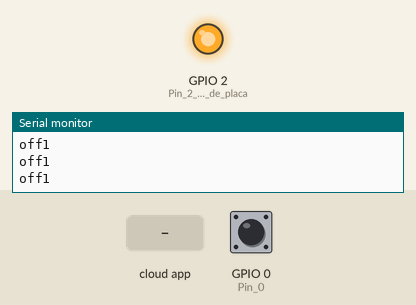
This sketch was run on a simulated ESP8266 (NodeMCU). On the bench: output pins drawn as LEDs (lit = HIGH), the last lines printed to the serial monitor. Inputs (shaded band) come from the test bench; at power-on: GPIO 0 (Pin_0) HIGH. WiFi joins after 1.5 s; servers stay silent unless stated; the Firebase database answers and starts empty.

Above: at 4.2 s.
4.3 s: the phone or cloud app sets Led1Status to 1
At 5.7 s:
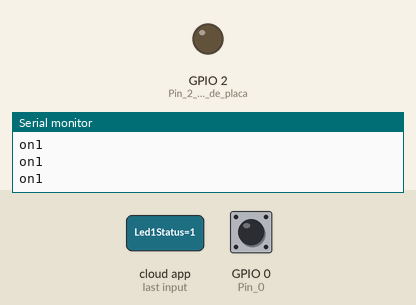
6.3 s: the phone or cloud app sets Led1Status to 0
At 6.7 s:
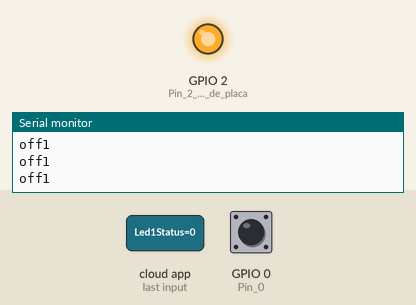
9.3 s: the phone or cloud app sets ESP8266 to 255
At 10.7 s:
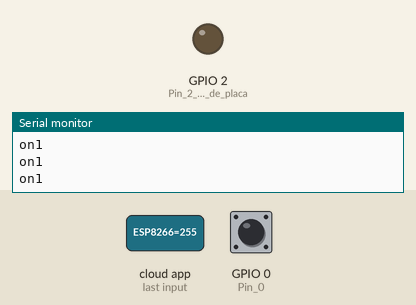
Timing chart, 0 to 12.1 s (numbered marks = the images above; inputs shaded):
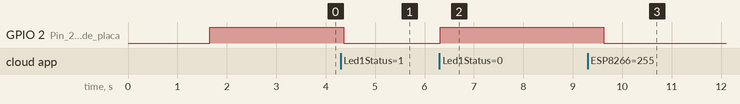

The sketch:

ESP8266_Pruebas1_WIFI.ino
```cpp
#include <FirebaseESP8266.h>
#include <ESP8266WiFi.h>
#include <Espalexa.h>


#define WIFI_SSID "TP-Link_6070"    //Nombre de WIFI.
#define WIFI_PASSWORD "84867988"    //PASSWORD.

#define FIREBASE_HOST "esp32-1-eeafc-default-rtdb.firebaseio.com"   //FireBase url.
#define FIREBASE_AUTH "mCoEtvu3R1BJoeiixKE5dbohGvnTGl4C2aH2d6mY"    //FireBase Codigo base de datos.
FirebaseData firebaseData;

Espalexa Alexa;

//funciones
boolean ConectarWifi();   //Funcion para conectar WIFI.

void FocoSala(uint8_t brightness);

bool i=true;
bool estado=false;

void setup() {
  pinMode(2,OUTPUT);      //Pin 2 es LED de placa.
  pinMode(0, INPUT_PULLUP);     //Pin 0

  //Inicializa
  Serial.begin(115200);   //Inicio comunicación serial
  ConectarWifi();         //Inicio conexión WIFI

  //Conectar a base de datos.
  if (ConectarWifi){
    Firebase.begin(FIREBASE_HOST, FIREBASE_AUTH);
    Firebase.reconnectWiFi(true);
    Serial.println("Conectado de base de datos...");

    Alexa.addDevice("ESP8266", FocoSala);

    }
  else{
    Serial.println("No Conectado de base de datos...");
    }

    Alexa.begin();

  attachInterrupt(digitalPinToInterrupt(0),parpadeo,FALLING);
}

 void parpadeo() {
 estado = !estado;
}


void loop() {
  Alexa.loop();
  Firebase.getBool(firebaseData, "/Led1Status");
  estado = firebaseData.boolData();
  if(estado== true){
    Serial.println("on1");
    digitalWrite(2,0);
    digitalWrite(0,0);
    }
  else {
    Serial.println("off1");
    digitalWrite(2,1);
    digitalWrite(0,1);
    }
}

//Funciones -------------------------------------------------------------------------------------------------------------------------

boolean ConectarWifi(){
  boolean est = true;  //Variable para saber estado de wifi
  int i = 0;

  WiFi.mode(WIFI_STA);   //Modo estación
  WiFi.begin(WIFI_SSID, WIFI_PASSWORD);   //Cargar nombre y contraseña
  Serial.println("");
  Serial.println("Conectar WiFi");

  // Esperando conexión.
  Serial.print("Conectando...");
  while (WiFi.status() != WL_CONNECTED) {
    delay(500);
    Serial.print(".");
    if (i > 20){
      est = false; break;
    }
    i++;
  }
  Serial.println("");
  if (est){
    Serial.print("Conectado a ");
    Serial.println(WIFI_SSID);
    Serial.print("IP Dirección: ");
    Serial.println(WiFi.localIP());
  }
  else {
    Serial.println("Coneción fallida.");
  }
  return est;
}


void FocoSala(uint8_t brightness){
  Serial.print("Luces Sala Cambio a:");

    if (brightness == 255) {
      Serial.print("Encendido");
      Firebase.setBool(firebaseData,"/Led1Status",true);
    }

    else if (brightness == 0) {
      Serial.print("Apagado");
      Firebase.setBool(firebaseData,"/Led1Status",false);
    }
}
```

Measured:
- after the input at 4.3 s, GPIO 2 (Pin_2_es_LED_de_placa): HIGH → LOW after 0.06 s
- after the input at 6.3 s, GPIO 2 (Pin_2_es_LED_de_placa): LOW → HIGH at once
- after the input at 9.3 s, GPIO 2 (Pin_2_es_LED_de_placa): HIGH → LOW after 0.32 s
